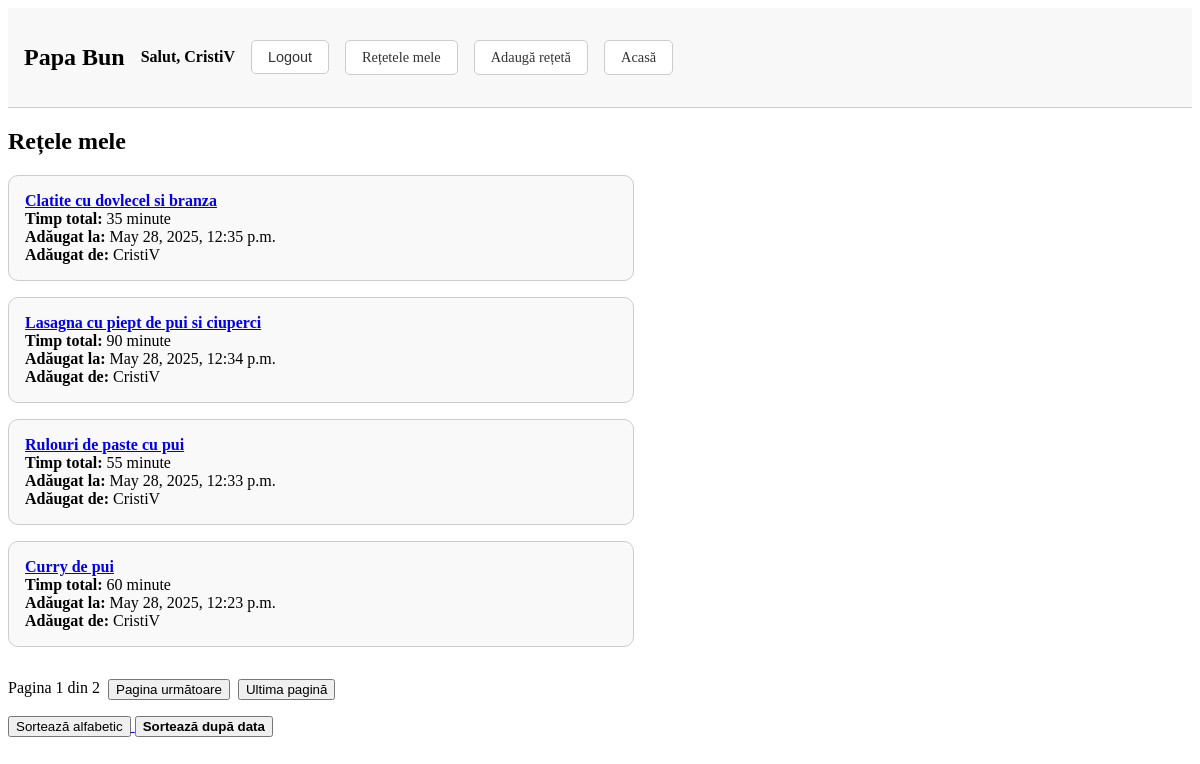
/my-recipes/?sort=added (signed in), run on the app's committed database.
### recipes/models.py (models this page shows, shortened)
class Recipe(models.Model):
    title = models.CharField(max_length=200)
    description = models.TextField(null=True)
    addition_date = models.DateTimeField(auto_now_add=True, null=True)
    prep_time = models.IntegerField(null=True, blank=True)
    cooking_time = models.IntegerField(null=True, blank=True)
    user = models.ForeignKey(User, on_delete=models.CASCADE, related_name='recipes', null=True)
    def total_time(self):
        prep = self.prep_time if self.prep_time is not None else 0
        cook = self.cooking_time if self.cooking_time is not None else 0
        return prep + cook

### recipes/views.py (the view)
# urls.py: path('my-recipes/', views.my_recipes, name='my_recipes'),
@login_required
def my_recipes(request):
    sort_by = request.GET.get('sort', 'title')
    if sort_by == 'added':
        recipes = Recipe.objects.filter(user=request.user).order_by('-addition_date')
    else:
        recipes = Recipe.objects.filter(user=request.user).order_by('title')
    paginator = Paginator(recipes, 4)
    page_number = request.GET.get('page')
    page_obj = paginator.get_page(page_number)
    return render(request, 'recipes/my_recipes.html', {
        'page_obj': page_obj,
        'sort_by': sort_by
    })

### recipes/templates/recipes/my_recipes.html (shortened to what this page needs)
{% extends 'base.html' %}
{% block content %}
<h2>Rețele mele</h2>
<div style="width: 50%; padding: 0; display: flex; flex-direction: column; gap: 1rem; ">
  {% if page_obj %}
      {% for recipe in page_obj %}
        <div style="width: 100%; padding: 1rem; border: 1px solid #ccc; border-radius: 10px; background-color: #f9f9f9;">
            <div> <strong><a href="{% url 'recipe_detail' recipe.id %}">{{ recipe.title }}</a></strong> </div>
            <div> <strong> Timp total:</strong> {{ recipe.total_time }} minute </div>
            <div> <strong>Adăugat la:</strong> {{ recipe.addition_date }} </div>
            <div> <strong>Adăugat de:</strong> {{ recipe.user.username }} </div>
        </div>
      {% endfor %}
  {% else %}
    <p>Nu ai rețete adăugate.</p>
  {% endif %}
<div class="pagination" style="margin-top: 1em; display: flex; gap: 0.5rem; flex-wrap: wrap;">
  <span>Pagina {{ page_obj.number }} din {{ page_obj.paginator.num_pages }}</span>
  {% if page_obj.has_next %}
    <form action="" method="get" style="display:inline;">
      <button type="submit">Pagina următoare</button>
    </form>
    <form action="" method="get" style="display:inline;">
      <button type="submit">Ultima pagină</button>
    </form>
  {% endif %}
</div>
<div style="margin-bottom: 1em;">
  <a href="?sort=title">
      <button {% if sort_by == 'title' %}style="font-weight:bold;"{% endif %}>
      Sortează alfabetic
      </button>
  </a>
  <a href="?sort=added">
      <button {% if sort_by == 'added' %}style="font-weight:bold;"{% endif %}>
        Sortează după data
      </button>
  </a>
</div>
</div>
{% endblock %}

### recipes/templates/base.html (shortened to what this page needs)
<!DOCTYPE html>
<html>
<head>
</head>
<body>
<nav>
    <div>
        <h1><strong>Papa Bun</strong></h1>
    </div>
    {% if user.is_authenticated %}
        <strong>Salut, {{ user.username }}</strong>
        <form method="post" action="{% url 'logout' %}">
            <button type="submit" class="nav-button">Logout</button>
        </form>
        <a href="{% url 'my_recipes' %}" class="nav-button">Rețetele mele</a>
    {% else %}
        <a href="{% url 'login' %}" class="nav-button">Autentificare</a>
        <a href="{% url 'register' %}" class="nav-button">Înregistrare</a>
    {% endif %}
    <a href="{% url 'recipe_add' %}" class="nav-button">Adaugă rețetă</a>
    <a href="{% url 'recipe_list' %}" class="nav-button">Acasă</a>
</nav>
{% block content %}
{% endblock %}
</body>
</html>

### recipes/templates/base.html (style rules this page uses)
nav { display: flex; align-items: center; gap: 1rem; padding: 1rem; background-color: #f8f8f8; border-bottom: 1px solid #ccc; }
nav h1 { margin-right: auto; }
.nav-button { text-decoration: none; padding: 0.5rem 1rem; border: 1px solid #ccc; border-radius: 5px; background-color: #ffffff; color: #333; cursor: pointer; font-size: 0.9rem; }
form { display: inline; }

### data on the page
Recipe: title "Clatite cu dovlecel si branza", total_time "35", addition_date "May 28, 2025, 12:35 p.m.", user.username "CristiV"
Recipe: title "Lasagna cu piept de pui si ciuperci", total_time "90", addition_date "May 28, 2025, 12:34 p.m.", user.username "CristiV"
Recipe: title "Rulouri de paste cu pui", total_time "55", addition_date "May 28, 2025, 12:33 p.m.", user.username "CristiV"
Recipe: title "Curry de pui", total_time "60", addition_date "May 28, 2025, 12:23 p.m.", user.username "CristiV"

### other printed values
{{ user.username }} "CristiV"
{{ page_obj.number }} "1"
{{ page_obj.paginator.num_pages }} "2"
